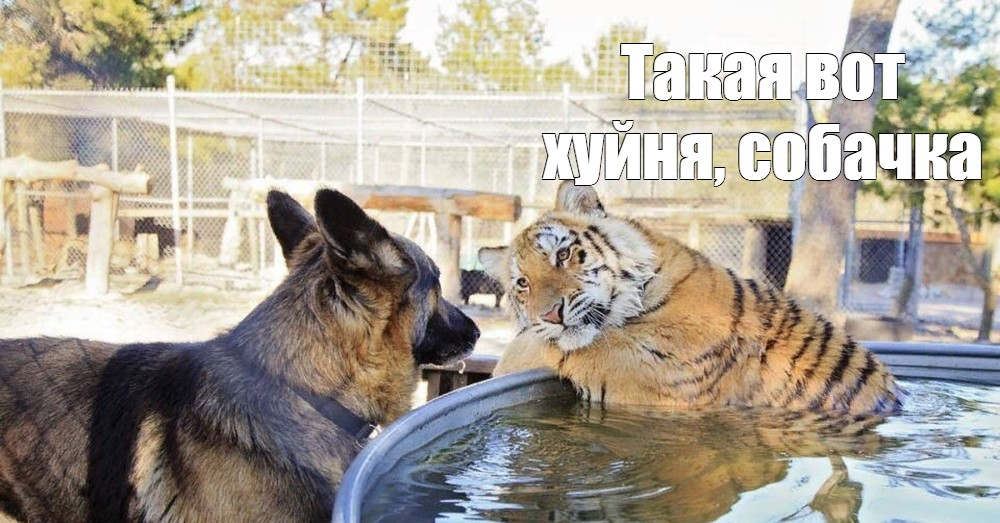
%> input picture matlab/image.jpg, 1000 x 523 px
$ octave zadanie3.m   (GNU Octave 9; MATLAB toolbox functions it lacks are replaced by stand-ins)
%> lines starting %> are read from the running program, lines starting %| are printed output that depends on the picture
figure('Position', [100, 100, 1000, 800], 'Color', 'w');

patternV = repmat(linspace(0, 255, 100)', 1, 100);
patternH = repmat(linspace(0, 255, 100), 100, 1);
x = linspace(0, 255, 100);
y = linspace(0, 255, 100);
[X, Y] = meshgrid(x, y);
patternD  = (X + Y) / 2;
patternD2 = (X - Y) / 2 + 127.5;

subplot(2, 2, 1);
imagesc(patternV);
colormap(gca, parula);
cb = colorbar; cb.TickLabels = {'0','50','100','150','200','250'};
title('colormap = parula', 'FontWeight', 'bold');
xlabel('Ширина, px'); ylabel('Высота, px');
axis image;

subplot(2, 2, 2);
imagesc(patternH);
colormap(gca, cool);
cb = colorbar; cb.TickLabels = {'0','50','100','150','200','250'};
title('colormap = cool', 'FontWeight', 'bold');
xlabel('Ширина, px'); ylabel('Высота, px');
axis image;

subplot(2, 2, 3);
imagesc(patternD);
colormap(gca, gray);
cb = colorbar; cb.TickLabels = {'0','50','100','150','200','250'};
title('colormap = gray', 'FontWeight', 'bold');
xlabel('Ширина, px'); ylabel('Высота, px');
axis image;

subplot(2, 2, 4);
imagesc(patternD2);
colormap(gca, hsv);
cb = colorbar; cb.TickLabels = {'0','50','100','150','200','250'};
title('colormap = hsv', 'FontWeight', 'bold');
xlabel('Ширина, px'); ylabel('Высота, px');
axis image;

sgtitle('Паттерны в RGB', ...
        'FontSize', 11, 'FontWeight', 'bold');


% 2 задание

img = imread('image.jpg');
%> img is the input picture: size 523x1000x3 uint8; mean R, G, B 171.6, 163.9, 151.2

R = img(:, :, 1);
G = img(:, :, 2);
B = img(:, :, 3);
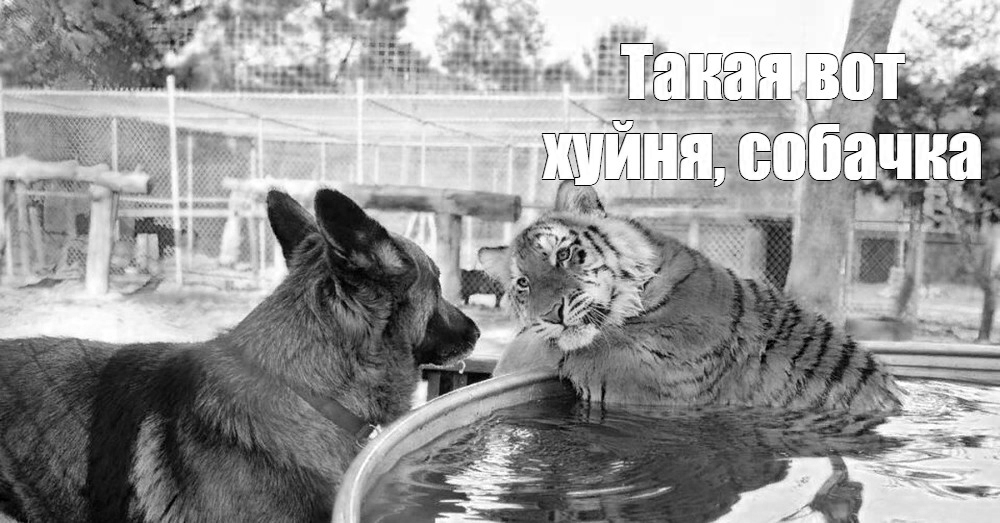
%> B: size 523x1000 uint8; min 0, max 255, mean 151.2

img_R = img; img_R(:, :, 2) = 0; img_R(:, :, 3) = 0;
%> after `img_R(:, :, 2) = 0`:
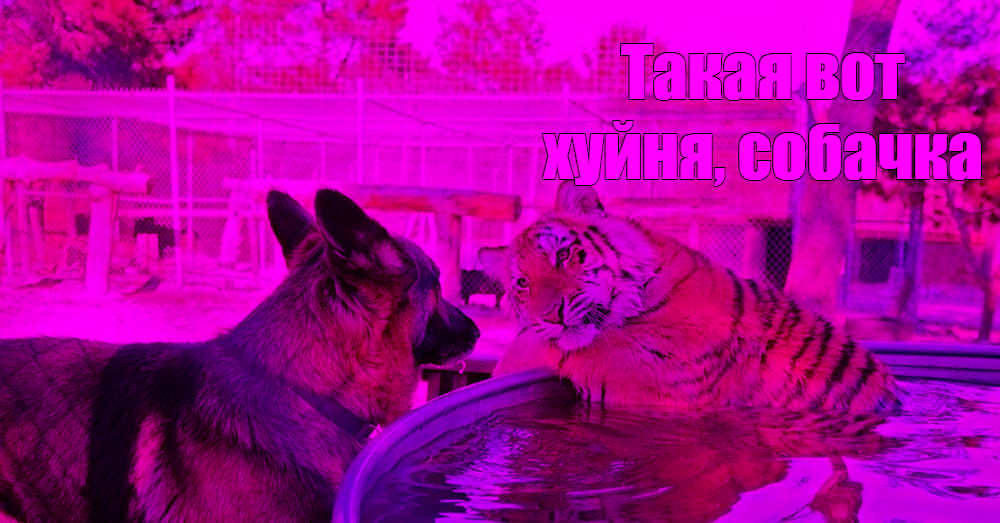
%> img_R: size 523x1000x3 uint8; mean R, G, B 171.6, 0, 151.2
%> after `img_R(:, :, 3) = 0`:
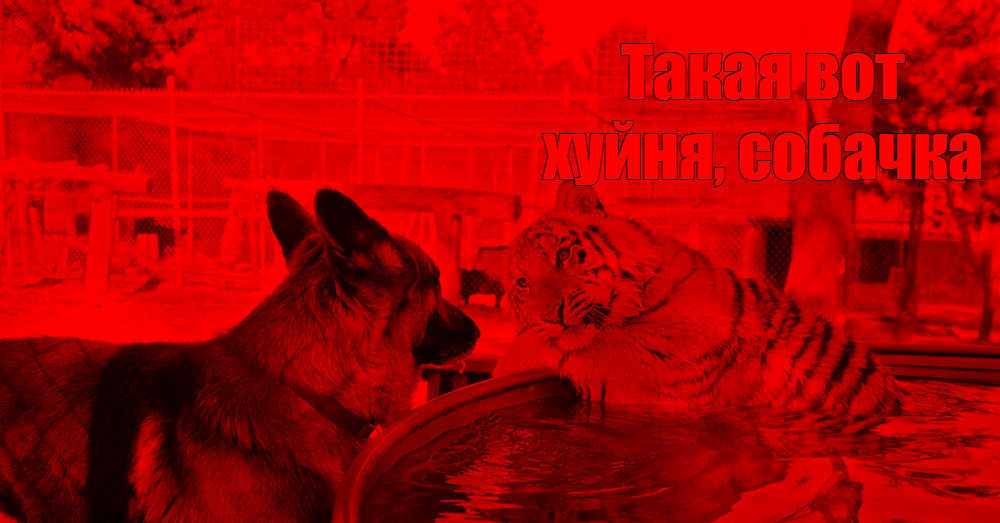
%> img_R: size 523x1000x3 uint8; mean R, G, B 171.6, 0, 0
img_G = img; img_G(:, :, 1) = 0; img_G(:, :, 3) = 0;
%> after `img_G(:, :, 1) = 0`:
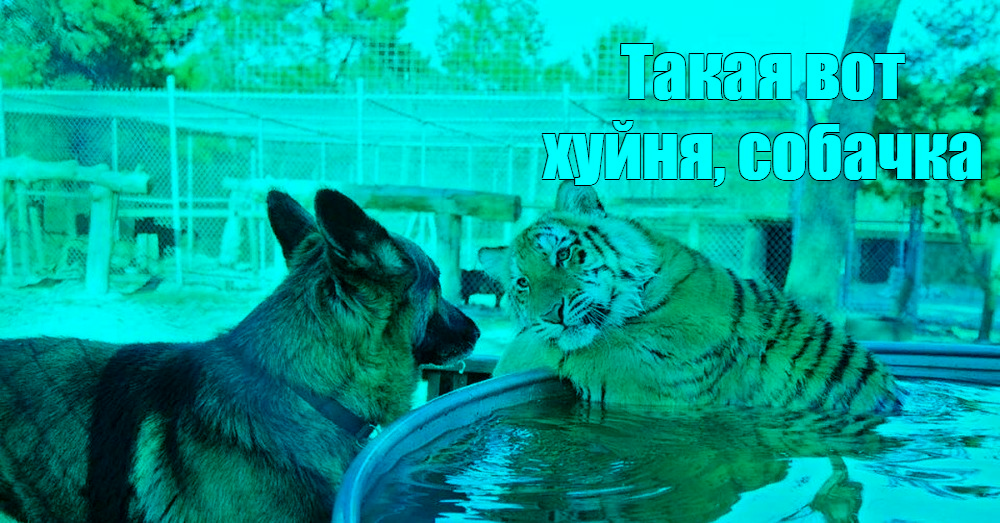
%> img_G: size 523x1000x3 uint8; mean R, G, B 0, 163.9, 151.2
%> after `img_G(:, :, 3) = 0`:
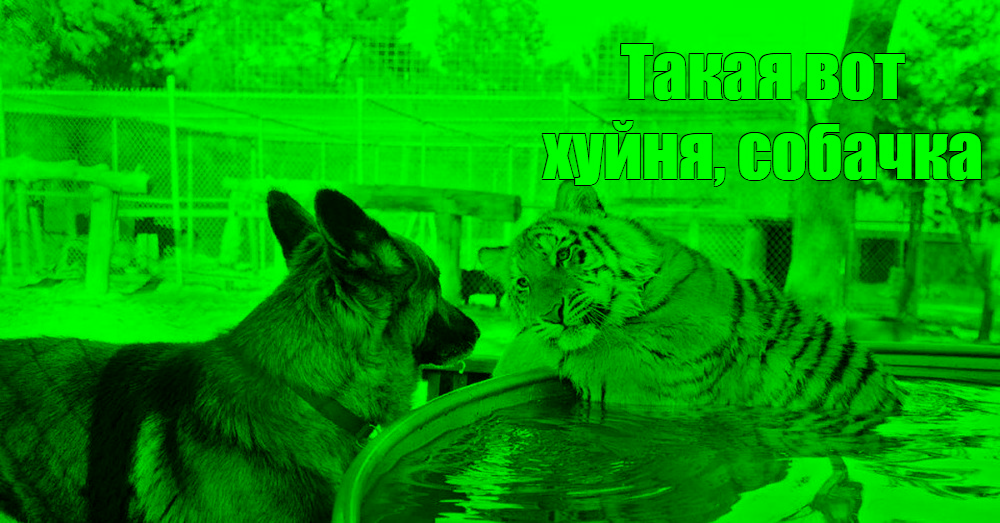
%> img_G: size 523x1000x3 uint8; mean R, G, B 0, 163.9, 0
img_B = img; img_B(:, :, 1) = 0; img_B(:, :, 2) = 0;
%> after `img_B(:, :, 2) = 0`:
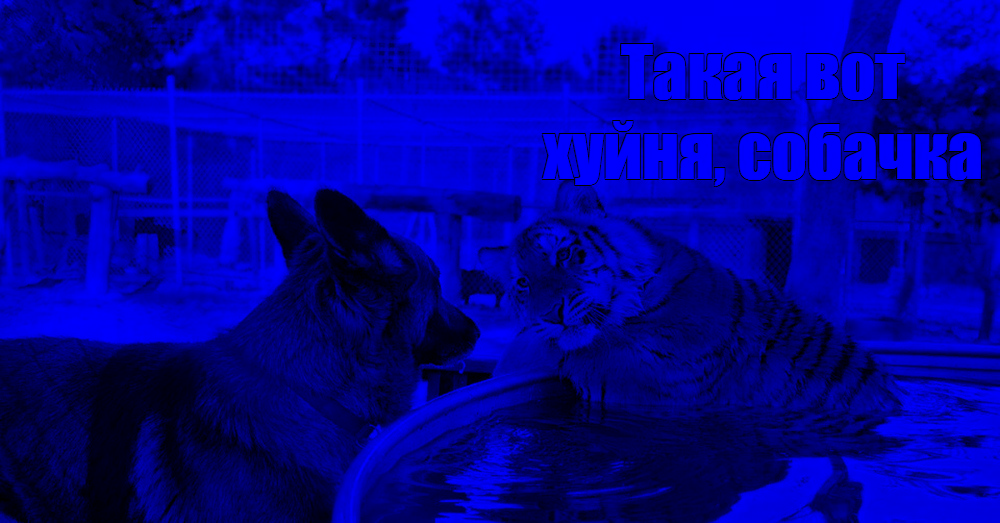
%> img_B: size 523x1000x3 uint8; mean R, G, B 0, 0, 151.2

figure('Position', [100, 100, 1200, 800], 'Color', 'w');

subplot(2, 2, 1);
imshow(img_R);
title('Красный канал', 'FontWeight', 'bold');
xlabel('Ширина, px'); ylabel('Высота, px');

subplot(2, 2, 2);
imshow(img_G);
title('Зелёный канал', 'FontWeight', 'bold');
xlabel('Ширина, px'); ylabel('Высота, px');

subplot(2, 2, 3);
imshow(img_B);
title('Синий канал', 'FontWeight', 'bold');
xlabel('Ширина, px'); ylabel('Высота, px');

subplot(2, 2, 4);
imshow(img);
title('RGB изображение', 'FontWeight', 'bold');
xlabel('Ширина, px'); ylabel('Высота, px');

sgtitle('Каналы изображения', 'FontSize', 14, 'FontWeight', 'bold');


% 3 задание

figure('Position', [100, 100, 1000, 800], 'Color', 'w');

subplot(2, 1, 1);
imshow(img);
title('JPEG картинка', 'FontWeight', 'bold');
xlabel('Ширина, px'); ylabel('Высота, px');

subplot(2, 1, 2);
hold on;

histogram(R(:), 256, 'FaceColor', 'r', 'EdgeColor', 'none', 'FaceAlpha', 0.5);
histogram(G(:), 256, 'FaceColor', 'g', 'EdgeColor', 'none', 'FaceAlpha', 0.5);
histogram(B(:), 256, 'FaceColor', 'b', 'EdgeColor', 'none', 'FaceAlpha', 0.5);

brightness = mean(img, 3);
histogram(brightness(:), 256, 'FaceColor', 'w', 'EdgeColor', 'k', 'FaceAlpha', 0.3);

xlabel('Яркость пикселя');
ylabel('Количество пикселей');
title('Поканальная гистограмма яркости', 'FontWeight', 'bold');
legend('red', 'green', 'blue', 'brightness');
grid on;
hold off;

%4 задание

img_gaussian = imnoise(img, 'gaussian', 0, 0.01);
img_sp = imnoise(img, 'salt & pepper', 0.05);

%> the run ends on the next line
img_gaussian_filtered = medfilt2d_custom(img_gaussian, 3);
% [59 lines not run here, left out]
function output = medfilt2d_custom(input, window)
    half = floor(window / 2);

    if size(input, 3) == 3
        output = zeros(size(input), 'uint8');
        for ch = 1:3
            output(:, :, ch) = medfilt2d_custom(input(:, :, ch), window);
        end
        return;
    end

    input = double(input);
    [rows, cols] = size(input);
    padded = padarray(input, [half, half], 'replicate');
    output = zeros(rows, cols);

    for i = 1:rows
        for j = 1:cols
            window_data = padded(i:i+window-1, j:j+window-1);
            output(i, j) = median(window_data(:));
        end
    end

    output = uint8(output);
end
